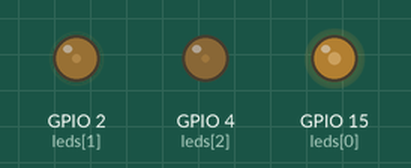
A sketch run on a simulated ESP32. Shown: output pins drawn as LEDs (lit = HIGH). Random numbers use the default seed unless the sketch sets one.

Above: at 0.1 s.
At 5.1 s:
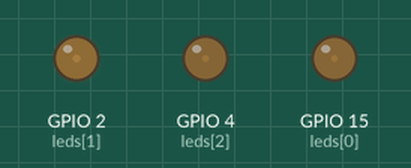
At 9.9 s:
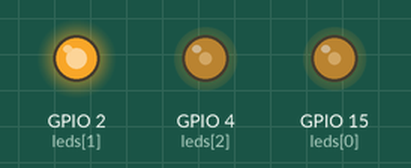
At 19.9 s:
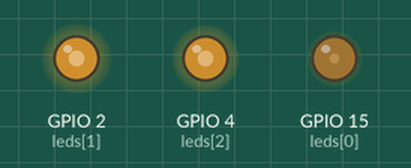
At 29.7 s:
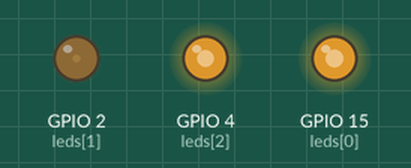
At 39.7 s:
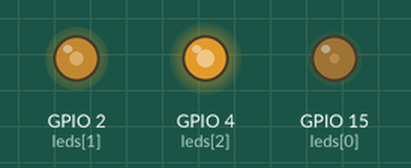
Timing chart, 0 to 40.0 s (numbered marks = the images above):
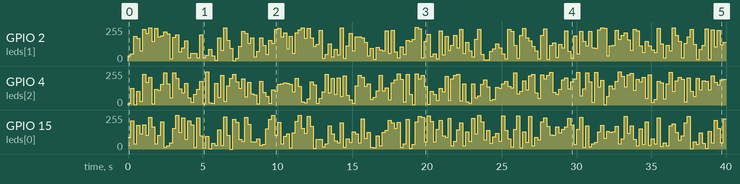

Measured:
- by itself, GPIO 4 (leds[2]): 0/255 → 14/255 at 0.00 s, → 125/255 0.20 s later, → 1/255 0.20 s later, → 103/255 0.20 s later, … (200 changes in this stretch)
- by itself, GPIO 2 (leds[1]): 0/255 → 38/255 at 0.00 s, → 55/255 0.20 s later, → 187/255 0.20 s later, → 169/255 0.20 s later, … (199 changes in this stretch)

The sketch:

RGB_led_random_light.ino
```cpp
const byte leds[]={15,2,4};
const byte chns[]={0,1,2};

int red,green,blue;
void setup() {
  for(int i=0;i<3;i++){
    ledcSetup(chns[i],1000,8);
    ledcAttachPin(leds[i],chns[i]);
  }
}

void loop() {
  red = random(0,256);
  blue = random(0,256);
  green = random(0,256);
  ledcWrite(chns[0],255-red);
  ledcWrite(chns[1],255-green);
  ledcWrite(chns[2],255-blue);
  delay(200);
}
```
